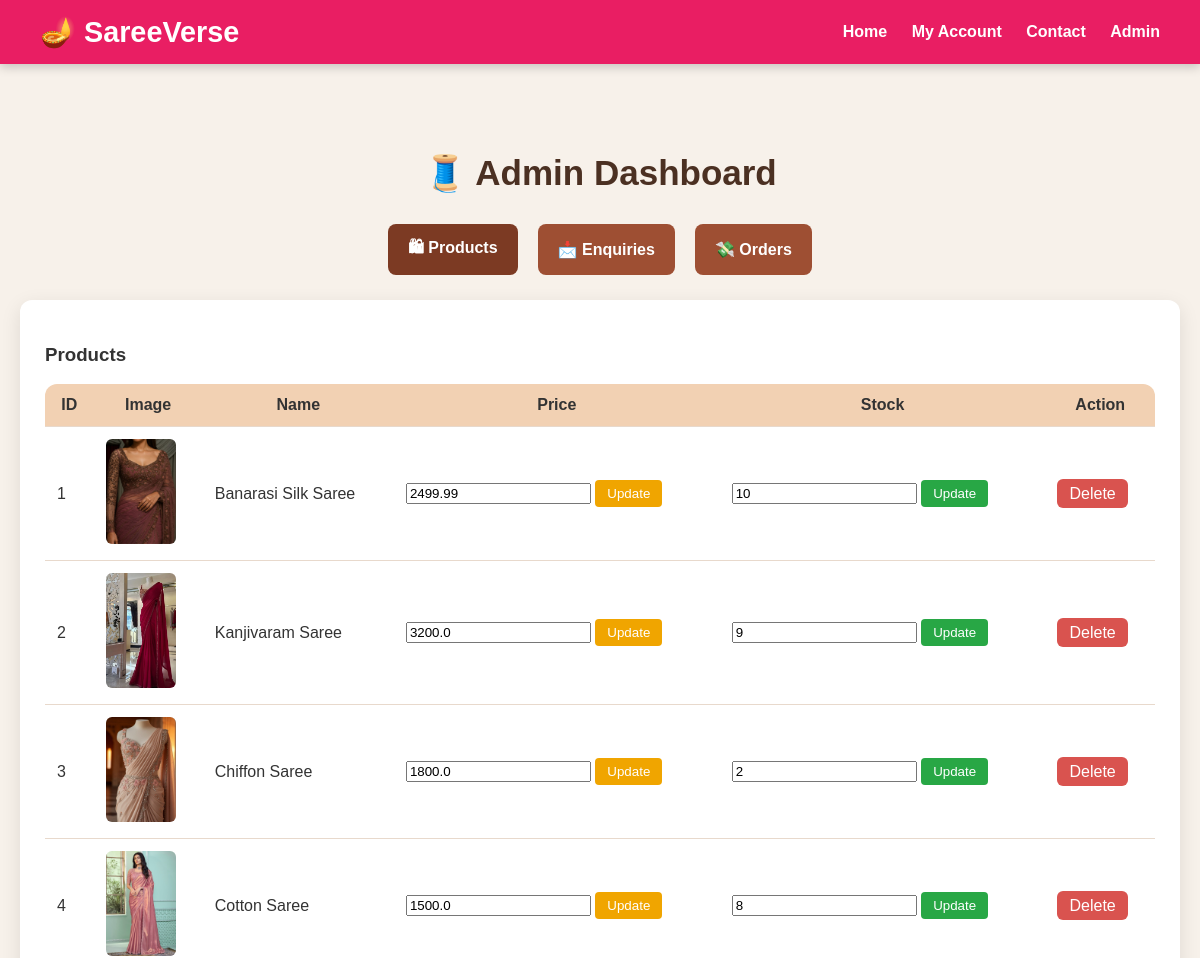
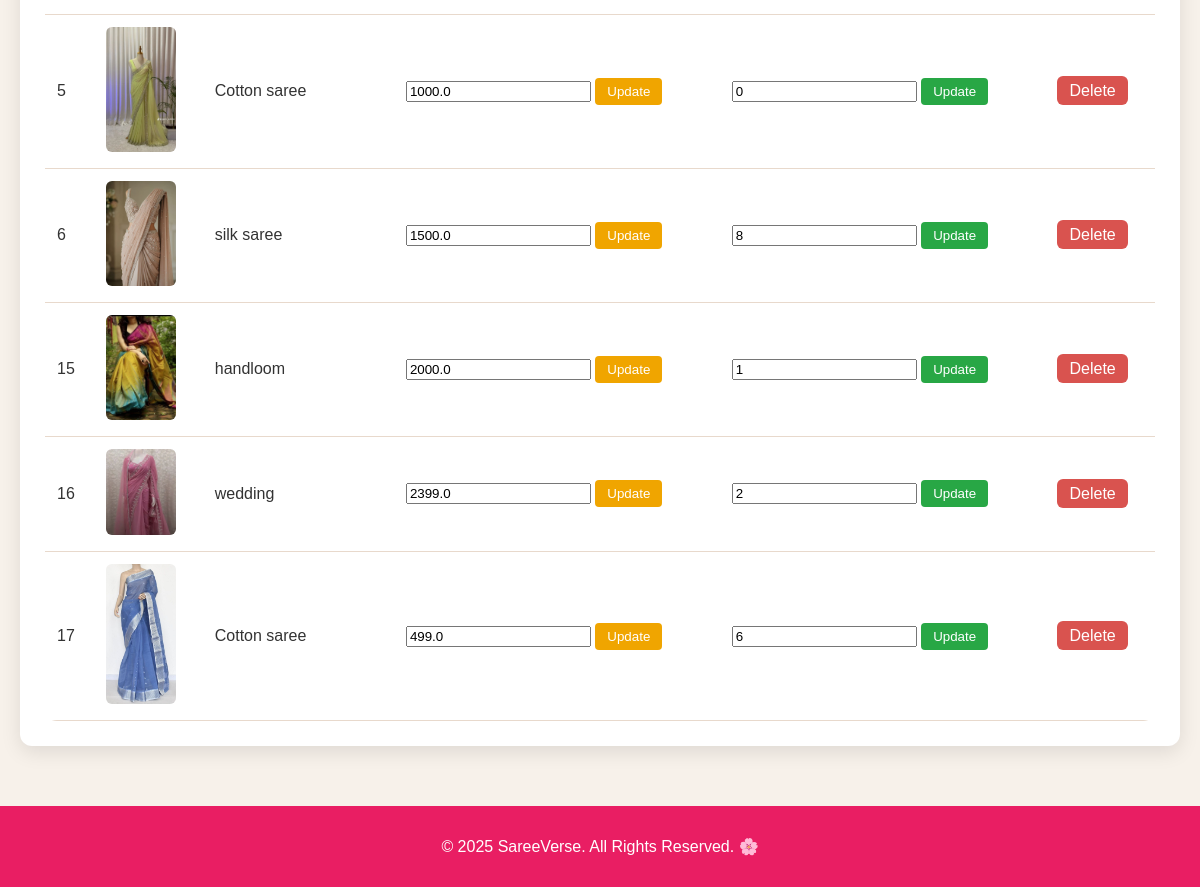
The app's page /admin/dashboard (signed in) with its own data (2 pictures, top to bottom).
### tables this page shows
CREATE TABLE products (
    id INTEGER PRIMARY KEY AUTOINCREMENT,
    name TEXT NOT NULL,
    price REAL NOT NULL,
    description TEXT,
    image TEXT
, category TEXT, quantity INTEGER DEFAULT 0);

### app.py (the view)
@app.route('/admin/dashboard')
def admin_dashboard():
    if not session.get('admin'):
        flash("Admin login required!", "error")
        return redirect(url_for('admin_login'))
    conn = get_db_connection()
    products = conn.execute('SELECT * FROM products').fetchall()
    enquiries = conn.execute('SELECT * FROM enquiries').fetchall()
    orders = conn.execute("""
    SELECT o.id, o.user_id, o.customer_name, o.address, o.contact, p.name AS product_name, o.order_status, o.delivery_date
    FROM orders o
    JOIN products p ON o.product_id = p.id
""").fetchall()
    payments = conn.execute('SELECT * FROM payments').fetchall()
    conn.close()
    return render_template('admin_dashboard.html',
                           products=products,
                           enquiries=enquiries,
                           orders=orders,
                           payments=payments)

### app.py (called while the page is built)
def get_db_connection():
    conn = sqlite3.connect('saree_store.db')
    conn.row_factory = sqlite3.Row
    return conn

### templates/admin_dashboard.html (shortened to what this page needs)
{% extends "base.html" %}
{% block content %}
<div class="dashboard-container">
    <h2 class="title">🧵 Admin Dashboard</h2>
    <div class="tab-buttons">
        <button class="tab-btn active" onclick="openTab('products', this)">🛍 Products</button>
        <button class="tab-btn" onclick="openTab('enquiries', this)">📩 Enquiries</button>
        <button class="tab-btn" onclick="openTab('orders', this)">💸 Orders</button>
    </div>
    <div id="products" class="tab-section active">
        <h3>Products</h3>
        {% if products %}
        <div class="table-box">
            <table>
                <thead>
                    <tr>
                        <th>ID</th><th>Image</th><th>Name</th>
                        <th>Price</th><th>Stock</th><th>Action</th>
                    </tr>
                </thead>
                <tbody>
                    {% for p in products %}
                    <tr>
                        <td>{{ p.id }}</td>
                        <td>
                            {% if p.image %}
                            <img src="{{ url_for('static', filename='uploads/' + p.image) }}" class="product-img">
                            {% endif %}
                        </td>
                        <td>{{ p.name }}</td>
                        <td>
                            <form method="POST" action="{{ url_for('update_price', product_id=p.id) }}">
                                <input type="number" name="price" value="{{ p.price }}">
                                <button class="update-btn price-update">Update</button>
                            </form>
                        </td>
                        <td>
                            <form method="POST" action="{{ url_for('update_quantity', product_id=p.id) }}">
                                <input type="number" name="quantity" value="{{ p.quantity }}">
                                <button class="update-btn stock-update">Update</button>
                            </form>
                        </td>
                        <td>
                            <a class="delete-btn" href="{{ url_for('delete_product', id=p.id) }}">Delete</a>
                        </td>
                    </tr>
                    {% endfor %}
                </tbody>
            </table>
        </div>
        {% else %}
        <p>No products found.</p>
        {% endif %}
    </div>
</div>
{% endblock %}

### templates/base.html (shortened to what this page needs)
<!DOCTYPE html>
<html lang="en">
<head>
    <link rel="stylesheet" href="{{ url_for('static', filename='css/style.css') }}">
</head>
<body>
    <header>
        <h2>🪔 SareeVerse</h2>
        <nav>
            <a href="{{ url_for('index') }}">Home</a>
            <a href="{{ url_for('register') }}">My Account</a>
            <a href="{{ url_for('contact') }}">Contact</a>
            <a href="{{ url_for('admin_login') }}">Admin</a>
        </nav>
    </header>
    <main>
        {% block content %}{% endblock %}
    </main>
    <footer>
        <p>© 2025 SareeVerse. All Rights Reserved. 🌸</p>
    </footer>
</body>
</html>

### static/css/style.css (style rules this page uses)
body { font-family: "Poppins", sans-serif; margin: 0; background-color: #fff8f0; color: #333; }
header { background-color: #e91e63; color: white; display: flex; justify-content: space-between; align-items: center; padding: 15px 40px; box-shadow: 0 3px 10px rgba(0, 0, 0, 0.2); }
header h2 { margin: 0; font-size: 1.8rem; }
nav a { color: white; text-decoration: none; margin-left: 20px; font-weight: bold; }
.title { color: #d81b60; font-size: 2rem; margin-bottom: 10px; }
footer { text-align: center; padding: 15px; background-color: #e91e63; color: white; margin-top: 40px; }

### templates/admin_dashboard.html (style rules this page uses)
body { background:#f7f1ea; font-family:"Poppins",sans-serif; }
.dashboard-container { max-width:1200px; margin:40px auto; padding:20px; }
.title { text-align:center; font-size:35px; font-weight:800; color:#4b3022; margin-bottom:30px; }
.tab-buttons { display:flex; justify-content:center; gap:20px; margin-bottom:25px; }
.tab-btn { background:#9e4f33; padding:12px 20px; border:none; color:white; border-radius:8px; font-size:16px; cursor:pointer; font-weight:600; }
.tab-btn.active, .tab-btn:hover { background:#7c3a23; }
.tab-section { display:none; background:white; padding:25px; border-radius:12px; box-shadow:0px 6px 20px rgba(0,0,0,0.1); }
.tab-section.active { display:block; }
.table-box { margin-top:15px; overflow:hidden; border-radius:12px; }
table { width:100%; border-collapse:collapse; }
thead { background:#f2d1b3; }
th, td { padding:12px; border-bottom:1px solid #e8d9cc; }
.product-img { width:70px; border-radius:6px; }
.update-btn { padding:6px 12px; border:none; color:white; border-radius:4px; cursor:pointer; }
.price-update { background:#f0a500; }
.stock-update { background:#28a745; }
.delete-btn { background:#d9534f; color:white; padding:6px 12px; border-radius:6px; text-decoration:none; }

### records on screen
products: id "1", image (picture), name "Banarasi Silk Saree", price "2499.99", quantity "10"
products: id "2", image (picture), name "Kanjivaram Saree", price "3200.0", quantity "9"
products: id "3", image (picture), name "Chiffon Saree", price "1800.0", quantity "2"
products: id "4", image (picture), name "Cotton Saree", price "1500.0", quantity "8"
products: id "5", image (picture), name "Cotton saree", price "1000.0", quantity "0"
products: id "6", image (picture), name "silk saree", price "1500.0", quantity "8"
products: id "15", image (picture), name "handloom", price "2000.0", quantity "1"
products: id "16", image (picture), name "wedding", price "2399.0", quantity "2"
products: id "17", image (picture), name "Cotton saree", price "499.0", quantity "6"
